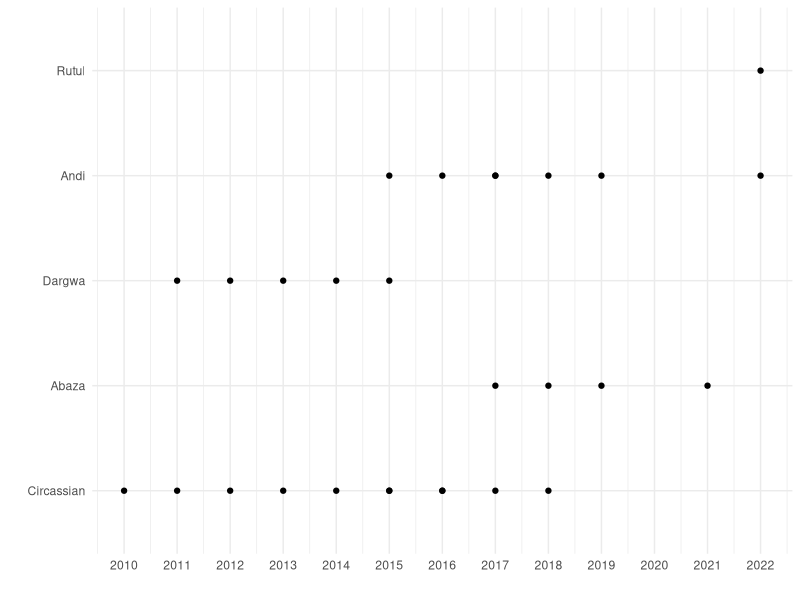

Generate this figure with R: (Note: this script raises an error after producing the figure.)
## ---- chunk 1
knitr::opts_chunk$set(echo = FALSE, warning = FALSE, message = FALSE, dev='cairo_pdf')
library(tidyverse)
theme_set(theme_bw())
## ---- chunk 2
df <- read_csv("data/expeditions.csv")
df %>% 
  mutate(language = factor(language, levels = c("Circassian", "Abaza", "Dargwa", "Andi", "Rutul"))) %>% 
  ggplot(aes(x = year, y = language, label = language))+
  geom_point()+
  scale_x_continuous(breaks = 2010:2022)+
  theme_minimal()+
  labs(x="",y="")
## ---- chunk 3
read_csv("data/andic_languages_list.csv", na = "NA") %>% 
  kableExtra::kable(align = c("l", "l", "r", "l"))
## ---- chunk 4
knitr::include_graphics("images/01_map.png")
